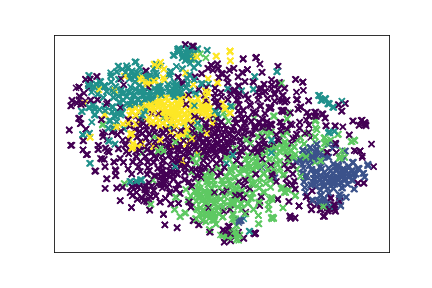

Here is the Python script that generated this plot:
# -*- coding: utf-8 -*-
"""
Created on Sun Dec 23 10:00:30 2018

@author: Administrator
"""

#########################################################################  
#                           第一步 计算TFIDF  
import codecs
from sklearn.feature_extraction.text import TfidfTransformer
from sklearn.feature_extraction.text import CountVectorizer
import jieba
import matplotlib.pyplot as plt
from sklearn.cluster import KMeans

print('计算tfidf：')

# 语料库corpus构建
corpus = [] # 语料库
filepath_men = '.\\data\\xizhuang_men.csv'
filepath_women = '.\\data\\xizhuang_women.csv'
#def corpusCreate(path):
#    file = open(path,'r')
#    lines = file.readlines()
#    file.close()
#        
#    # 只分词的语料库
#    for line in lines:
#        ziduan = line.split(',')
#        title = ziduan[0]
#        cut_text = jieba.cut(title) # 分词
#        result = " ".join(cut_text)
#        corpus.append(result)
#corpusCreate(filepath_men)
#corpusCreate(filepath_women)

# 去停用词的语料库 
jiebaTxt = open('.\\output\\jieba.txt', mode = 'w') # 存储预处理后的文本结果
remove_words = [u'的', u'，',u'和', u'是', u'随着', u'对于', u'对',u'等',u'能',u'都',u'。',u' ',u'、',u'中',u'在',u'了',
                u'通常',u'如果',u'我们',u'005d',u'西装',u'外套'] # 自定义去除词库
def corpusCreate(path):
    file = open(path,'r')
    lines = file.readlines()
    file.close()
    
    for line in lines:
        result = ''
        ziduan = line.split(',')
        title = ziduan[0]
        cut_text = jieba.cut(title) # 分词
        for word in cut_text: # 循环读出每个分词
            if word not in remove_words: # 如果不在去除词库中
                result += word + ' ' # 分词追加到列表
        jiebaTxt.write(result+'\r\n')
        corpus.append(result)  
corpusCreate(filepath_men)
corpusCreate(filepath_women)

jiebaTxt.flush()
jiebaTxt.close()

# TFIDF计算
#将文本中的词语转换为词频矩阵 矩阵元素a[i][j] 表示j词在i类文本下的词频  
vectorizer = CountVectorizer()  
    
#该类会统计每个词语的tf-idf权值  
transformer = TfidfTransformer()  
  
#第一个fit_transform是计算tf-idf 第二个fit_transform是将文本转为词频矩阵  
tfidf = transformer.fit_transform(vectorizer.fit_transform(corpus))  
  
#获取词袋模型中的所有词语    
word = vectorizer.get_feature_names()  

#将tf-idf矩阵抽取出来，元素w[i][j]表示j词在i类文本中的tf-idf权重  
weight = tfidf.toarray()  
  
resName = ".\\output\\Tfidf_Result.txt" # TFIDF值输出文本
result = codecs.open(resName, 'w', 'utf-8')  
for j in range(len(word)):  
    result.write(word[j] + ' ')  
result.write('\r\n')  
  
#打印每类文本的tf-idf词语权重，第一个for遍历所有文本，第二个for便利某一类文本下的词语权重    
for i in range(len(weight)):  
#    print(u"-------这里输出第",i,u"类文本的词语tf-idf权重------")    
    for j in range(len(word)):  
        result.write(str(weight[i][j]) + ' ')  
    result.write('\r\n')  
print('TFIDF计算完成！')
result.close()
########################################################################  
#                               第二步 聚类Kmeans
print('Start Kmeans:')

# 选取最佳聚类数
#SSE = []  # 存放每次结果的误差平方和
#for k in range(1,21):
#    clf = KMeans(n_clusters = k, init='k-means++', max_iter=300, n_init=1)  
#    clf.fit(weight)
##    estimator = KMeans(n_clusters=k)  # 构造聚类器
##    estimator.fit(weight)
#    SSE.append(clf.inertia_) # estimator.inertia_获取聚类准则的总和
#X = range(1,21)
#plt.xlabel('k')
#plt.ylabel('SSE')
#plt.plot(X,SSE,'o-')
#plt.savefig('.\\output\\sse.png') # 图表输出到本地
#plt.show()

# 以最佳聚类数进行聚类
outputTxt = open('.\\output\\output.txt', 'w')
true_k = 5 # 聚类个数
# 指定分成5个类
clf = KMeans(n_clusters = true_k, init='k-means++', max_iter=400, n_init=1)  
s = clf.fit(weight)

outputTxt.write('s：')
outputTxt.write(str(s))
print('s：')  
print(s)

# 输出每个分类头8个特征词进行类别的表示
clusterTxt = open('.\\output\\clusterLabel.txt', mode = 'w') # 存储每个分类的描述标签
order_centroids = clf.cluster_centers_.argsort()[:, ::-1]   
terms = vectorizer.get_feature_names()
for i in range(true_k):  #输出每个分类头8个特征词
    clusterTxt.write('Cluster'+str(i)+':')
    for ind in order_centroids[i, :8]:
        print(' %s' % terms[ind],)
        clusterTxt.write(terms[ind]+' ')
    print ('')
    clusterTxt.write('\r\n')

clusterTxt.flush()
clusterTxt.close()
  
## 打印出各个族的中心点
##print('clf.cluster_centers_：') 
##print(str(clf.cluster_centers_))
outputTxt.write('clf.cluster_centers_：')
outputTxt.write(str(clf.cluster_centers_))
#     
##每个样本所属的簇 
##print('clf.labels_:') 
##print(clf.labels_)
outputTxt.write('clf.labels_：')
outputTxt.write(str(clf.labels_)) 

i = 1
#print('while循环：')
outputTxt.write('while循环：')
while i <= len(clf.labels_):  
#    print(i, clf.labels_[i-1])
    outputTxt.write(str(i)+' '+str(clf.labels_[i-1])) 
    i = i + 1

outputTxt.flush()
outputTxt.close()
# 样本距其最近的聚类中心的平方距离之和，用来评判分类的准确度，值越小越好
# k-means的超参数n_clusters可以通过该值来评估
print("inertia: {}".format(clf.inertia_))

########################################################################  
#                               第三步 可视化
print('可视化：')

# 使用T-SNE算法，对权重进行降维，准确度比PCA算法高，但是耗时长
from sklearn.manifold import TSNE
tsne = TSNE(n_components=2)
decomposition_data = tsne.fit_transform(weight)

x = []
y = []

for i in decomposition_data:
    x.append(i[0])
    y.append(i[1])
    
#fig = plt.figure(figsize=(20, 20))
ax = plt.axes()
plt.scatter(x, y, c=clf.labels_, marker="x")
plt.xticks(())
plt.yticks(())
plt.savefig('.\\output\\kmeans.png', aspect=1)
plt.show()